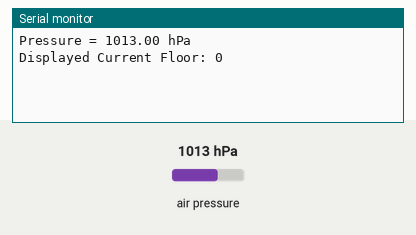
This sketch was run on a simulated Arduino Uno, built with avr-gcc and run on an emulated ATmega328P. Parts: the last lines printed to the serial monitor. The inputs (shaded band) are chosen by the test bench; at power-on: air pressure 1013 hPa.

Above: at 1.2 s.
1.3 s: air pressure set to 952 hPa
At 3.0 s:
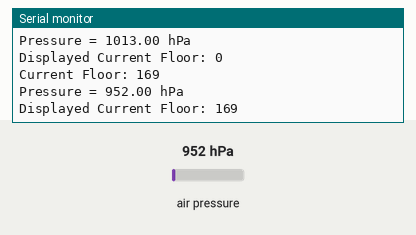
3.8 s: air pressure set to 975 hPa
At 4.9 s:
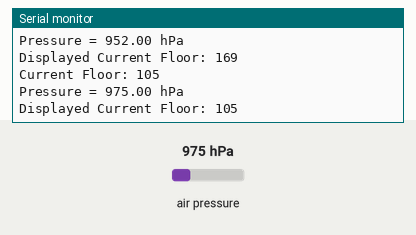
Timing chart, 0 to 6.8 s (numbered marks = the images above; inputs shaded):
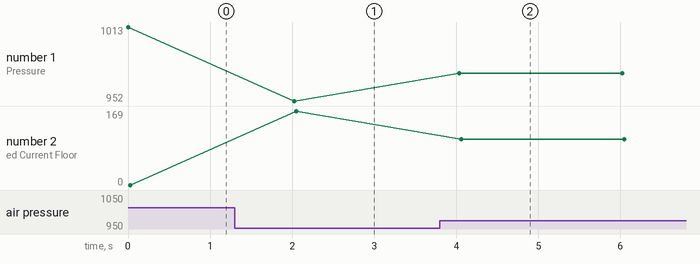

The sketch:

PressureSensor.ino
```cpp
#include <Wire.h>
#include <Adafruit_Sensor.h>
#include <Adafruit_BMP280.h>

// Create an instance of the BMP280 sensor
Adafruit_BMP280 bmp;

// Variables to store initial pressure and the last detected floor
float initialPressure = 0;
int lastFloor = 0;
int currentFloor = 0; // Initialize current floor to 0

// Threshold for floor change detection
const float pressureChangeThreshold = 5.0; // Threshold in hPa to consider as a floor change

void setup() {
  Serial.begin(9600);

  // Initialize the BMP280 sensor
  if (!bmp.begin(0x76)) {
    Serial.println("Could not find a valid BMP280 sensor, check wiring!");
    while (1);
  }

  // Optionally configure the sensor
  bmp.setSampling(Adafruit_BMP280::MODE_NORMAL,     /* Operating Mode. */
                  Adafruit_BMP280::SAMPLING_X2,     /* Temp. oversampling */
                  Adafruit_BMP280::SAMPLING_X16,    /* Pressure oversampling */
                  Adafruit_BMP280::FILTER_X16,      /* Filtering. */
                  Adafruit_BMP280::STANDBY_MS_500); /* Standby time. */

  // Store the initial pressure reading
  initialPressure = bmp.readPressure();
}

void loop() {
  // Read the current pressure from the BMP280 sensor
  float pressure = bmp.readPressure();

  // Calculate the change in pressure (in hPa)
  float pressureDifference = (pressure - initialPressure) / 100.0; // Convert from Pa to hPa

  // Convert the pressure difference to floor change
  // 12 hPa approximately corresponds to a height change of 100 meters
  // Reverse the sign to reflect climbing up as positive and going down as negative
  int newFloor = static_cast<int>(-(pressureDifference / 12.0 * 100.0 / 3.0));

  // Update the current floor only if it has changed significantly
  if (abs(newFloor - currentFloor) >= 1) { // Change threshold
    currentFloor = newFloor; // Update the current floor
    Serial.print("Current Floor: ");
    Serial.println(currentFloor);
  }

  // Print the current pressure for reference
  Serial.print("Pressure = ");
  Serial.print(pressure / 100.0); // Convert Pa to hPa
  Serial.println(" hPa");

  // Always print the current floor
  Serial.print("Displayed Current Floor: ");
  Serial.println(currentFloor);

  delay(2000);  // Delay for readability
}
```

Measured:
- after the input at 1.3 s, the serial monitor: prints a new line after 0.70 s (image 1)
- after the input at 3.8 s, the serial monitor: prints a new line after 0.21 s (image 2)
- plotted number 1: 1013 → 952 after the input at 1.3 s, 952 → 975 after the input at 3.8 s
- plotted number 2: 0 → 169 after the input at 1.3 s, 169 → 105 after the input at 3.8 s
